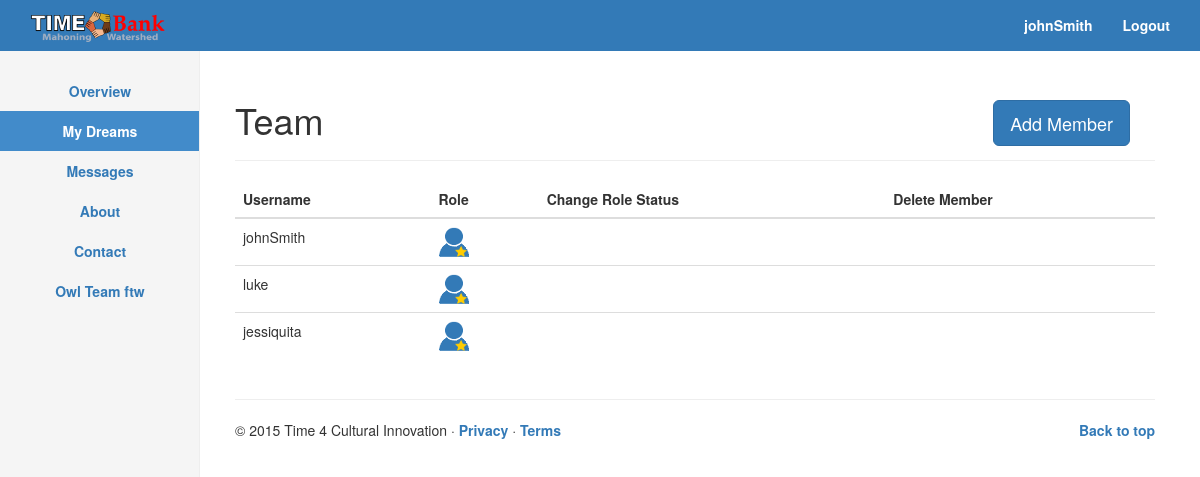
The app's page /team/1 (signed in) with its own data.
### app/models.py (models this page shows, shortened)
class TeamMember(models.Model):
	INACTIVE = 0
	TEAMLEADER = 'TL'
	TEAMMEMBER = 'TM'
	TEAMCOMMUNICATOR = 'TC'
	TEAM=(
    	(TEAMLEADER, 'Team Leader'),
    	(TEAMMEMBER, "Team Member"),
    	(TEAMCOMMUNICATOR, "Team Communicator"),
    )
	personid = models.PositiveIntegerField(default=0, blank=True, null=True)
	dreamid = models.PositiveIntegerField(default=0, blank=True, null=True)
	position = models.CharField(max_length=2, choices=TEAM, default=TEAMMEMBER)
	active = models.BooleanField(default=INACTIVE)
	objects = DreamTeamManager()

### T4CI/views.py (the view)
# urls.py: url(r'^team/(?P<dream_id>[0-9]+)$', 'T4CI.views.team', name='team'),
def team(request, dream_id):
	if request.user.is_authenticated():
		auth = TeamMember.objects.raw("SELECT * FROM app_teammember WHERE app_teammember.dreamid = %s AND app_teammember.personid = %s", [dream_id, request.user.id])
		if(len(list(auth)) < 1):
			return redirect('/mydreams')
		projects = Dream.objects.filter(id=dream_id)
		members = TeamMember.objects.raw("SELECT * FROM app_teammember, auth_user WHERE app_teammember.personid = auth_user.id AND dreamid = %s", [dream_id])
		context = {
			'dream' : projects,
			'team' : members,
			'auth' : auth[0]
		}
		return render(request, "team.html", context)
	else:
		return redirect('/')

### templates/team.html (shortened to what this page needs)
{% extends "base.html" %}
{% block content %}
	{% include 'sidebar.html' %}
	{% load staticfiles %}
<div class="col-sm-9 col-sm-offset-3 col-md-10 col-md-offset-2 main">
	<br><br>
<div class='row'>
<div class='col-sm-6 col-sm-offset-2' id="dreamTable">
<h1>
	Team
	{% if auth.position == "TL" or auth.position == "TC" %}
	<button class="btn btn-primary btn-lg" id="addTaskBtn" data-toggle="modal" data-target="#addTask">
	  Add Member
	</button>
	{% endif %}
</h1>
<hr class="featurette-divider">
<table class="table">
	<thead>
		<tr>
			<th>Username</th>
			<th>Role</th>
			{% if auth.position == "TL" %}
			<th>Change Role Status</th>
			<th>Delete Member</th>
			{% endif %}
		</tr>
	</thead>
	<tbody>
		{% for member in team %}
			<tr>
				<td >{{ member.username }}</td>
				<td class={{ member.position }}></td>
				<td>
				<td>
			</tr>
</div>
		{% endfor %}
</div>
</div>
{% endblock %}

### templates/navbar.html (shortened to what this page needs)
   {% load staticfiles %}
    <nav class="navbar navbar-default navbar-fixed-top">
      <div class="container">
        <div class="navbar-header">
          <a class="navbar-brand" href="{% url 'home' %}"><img src="{% static 'img/tbmw.png' %}"/></a>
        </div>
        <div id="navbar" class="navbar-collapse collapse">
          <ul class="nav navbar-nav navbar-right">
          {% if request.user.is_authenticated %}
            <li><a href="{% url 'profile' %}"  style="color: #FFFFFF">{{ user.get_username }}</a></li>
            <li><a href="{% url 'auth_logout' %}"  style="color: #FFFFFF">Logout</a></li>
            {% else %}
            <li><a href="{% url 'registration_register' %}"  style="color: #FFFFFF">Register</a></li>
          </ul>
          {% endif %}
        </div>
      </div>
    </nav>

### static_in_pro/our_static/css/navbar-static-top.css (style rules this page uses)
body { min-height: 1000px; }
.navbar-fixed-top { background-color: #337ab7 ; border-color: #337ab7; }
.navbar-default .navbar-brand { padding-top: 10px; }
a:link { font-weight: bold; text-align: center; }

### static_in_pro/our_static/css/custom.css (style rules this page uses)
#addTaskBtn { float:right; margin-right: 25px; }
#dreamTable { margin-left: 0px; width:100%; float:none; }

### records on screen
TeamMember: username "johnSmith"
TeamMember: username "luke"
TeamMember: username "jessiquita"

### other values on screen
{{ user.get_username }} "johnSmith"
